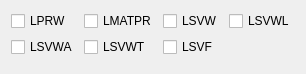
             <widget class="QWidget" name="printPage">
              <property name="geometry">
               <rect>
                <x>0</x>
                <y>0</y>
                <width>306</width>
                <height>74</height>
               </rect>
              </property>
              <attribute name="label">
               <string>Print</string>
              </attribute>
              <attribute name="toolTip">
               <string>Print settings (l)</string>
              </attribute>
              <layout class="QVBoxLayout" name="verticalLayout_15">
               <item>
                <layout class="QGridLayout" name="gridLayout_10">
                 <item row="0" column="3">
                  <widget class="QCheckBox" name="LSVWL">
                   <property name="toolTip">
                    <string>Save numerical values of the longitudinal wake potential
on a separate file. When MROT=1, they are normalized by
the transverse offset of the driving beam.</string>
                   </property>
                   <property name="text">
                    <string>LSVWL</string>
                   </property>
                  </widget>
                 </item>
                 <item row="1" column="0">
                  <widget class="QCheckBox" name="LSVWA">
                   <property name="toolTip">
                    <string>Save numerical values of the azimuthal wake potential on
a separate file. They are normalized by the transverse
offset of the driving beam.</string>
                   </property>
                   <property name="text">
                    <string>LSVWA</string>
                   </property>
                  </widget>
                 </item>
                 <item row="1" column="2">
                  <widget class="QCheckBox" name="LSVF">
                   <property name="toolTip">
                    <string>Save Fourier transform results (impedance, etc.) on a
separate file. This option is effective only when
LFFT=.T.. The default value of the logical device
number assigned to this file is 8.</string>
                   </property>
                   <property name="text">
                    <string>LSVF</string>
                   </property>
                  </widget>
                 </item>
                 <item row="0" column="1">
                  <widget class="QCheckBox" name="LMATPR">
                   <property name="toolTip">
                    <string>Print cavity shape actually used on line
printer.</string>
                   </property>
                   <property name="text">
                    <string>LMATPR</string>
                   </property>
                  </widget>
                 </item>
                 <item row="0" column="0">
                  <widget class="QCheckBox" name="LPRW">
                   <property name="toolTip">
                    <string>Print numerical values of all wake potentials on line
printer.</string>
                   </property>
                   <property name="text">
                    <string>LPRW</string>
                   </property>
                  </widget>
                 </item>
                 <item row="0" column="2">
                  <widget class="QCheckBox" name="LSVW">
                   <property name="toolTip">
                    <string>Save numerical values of all wake potentials on a separate
file. When MROT=1, they are normalized by the transverse
offset of the driving beam. The default value of the logical
device number assigned to this file is 8.</string>
                   </property>
                   <property name="text">
                    <string>LSVW</string>
                   </property>
                  </widget>
                 </item>
                 <item row="1" column="1">
                  <widget class="QCheckBox" name="LSVWT">
                   <property name="toolTip">
                    <string>Save numerical values of the transverse wake potential on
a separate file. They are normalized by the transverse
offset of the driving beam.</string>
                   </property>
                   <property name="text">
                    <string>LSVWT</string>
                   </property>
                  </widget>
                 </item>
                </layout>
               </item>
               <item>
                <spacer name="verticalSpacer_8">
                 <property name="orientation">
                  <enum>Qt::Vertical</enum>
                 </property>
                 <property name="sizeHint" stdset="0">
                  <size>
                   <width>20</width>
                   <height>40</height>
                  </size>
                 </property>
                </spacer>
               </item>
              </layout>
             </widget>
